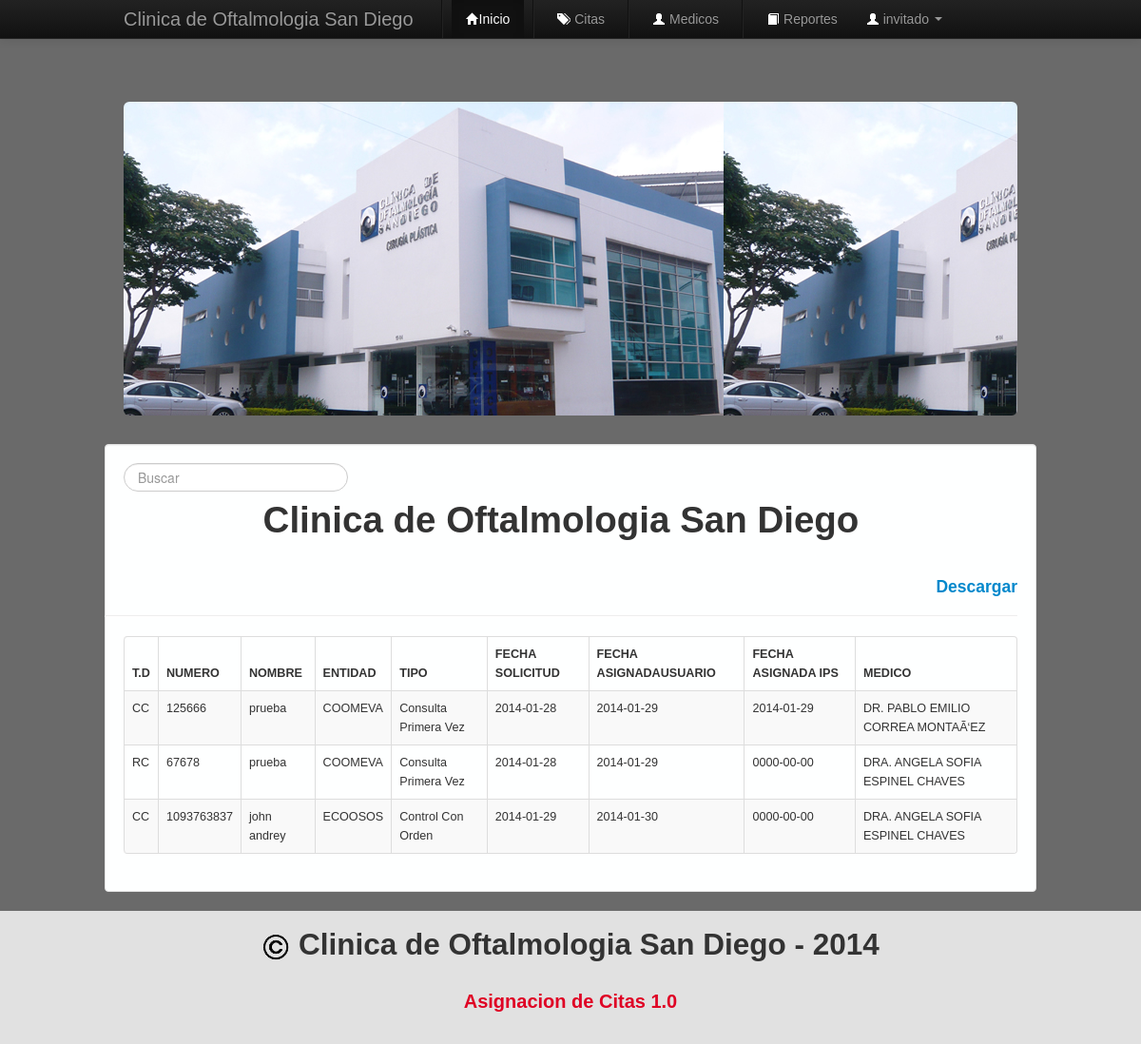
The app's page /menu.php?pagina=2 (signed in) with its own data.
### tables this page shows
CREATE TABLE IF NOT EXISTS `citas` (
  `id` int(11) NOT NULL AUTO_INCREMENT,
  `documento` varchar(20) NOT NULL,
  `numero` varchar(15) NOT NULL,
  `nombre` varchar(90) NOT NULL,
  `entidad` varchar(120) NOT NULL,
  `tipo` varchar(120) NOT NULL,
  `fechaSolicitud` date NOT NULL,
  `fechaAsignacionPaciente` date NOT NULL,
  `fechaAsignacionSistema` date NOT NULL,
  `observaciones` text NOT NULL,
  `doctor` int(11) NOT NULL,
  PRIMARY KEY (`id`),
  KEY `doctor` (`doctor`)
);

CREATE TABLE IF NOT EXISTS `medicos` (
  `idMedico` int(11) NOT NULL AUTO_INCREMENT,
  `nombreMedico` varchar(90) NOT NULL,
  PRIMARY KEY (`idMedico`)
);

### includes/funciones.php (the view, shortened to what this page needs)
<?php
  class funciones{
    public function verCitasInicio(){
        $cant_reg = 10;
        if(isset($_GET["pagina"])){
            $num_pag = $_GET["pagina"];
        }else{
            $num_pag = 1;
        }
        if(!$num_pag){
            $inicio = 0;
            $num_pag = 1;
        }else{
            $inicio = ($num_pag-1)*$cant_reg;
        }
        $resultado = mysql_query("SELECT * FROM citas,medicos WHERE citas.doctor=medicos.idMedico ORDER BY citas.id ASC LIMIT $inicio,$cant_reg");
        while($fila = mysql_fetch_array($resultado)){
            echo '<tr>
                    <td>'.$fila['documento'].'</td>
                    <td>'.$fila['numero'].'</td>
                    <td>'.$fila['nombre'].'</td>
                    <td>'.$fila['entidad'].'</td>
                    <td>'.$fila['tipo'].'</td>
                    <td>'.$fila['fechaSolicitud'].'</td>
                    <td>'.$fila['fechaAsignacionPaciente'].'</td>
                    <td>'.$fila['fechaAsignacionSistema'].'</td>
                    <td>'.$fila['nombreMedico'].'</td>
                </tr>';
        }
    }
  }
?>

### css/estilos.css (style rules this page uses)
* { margin: 0; padding: 0; font-family: Arial; }
body { background: rgba(7,7,7,0.6); padding-top: 60px; padding-bottom: 40px; }

### css/estilosMenu.css (style rules this page uses)
td { font-size: 0.9em; }

### records on screen
citas: documento "CC", numero "125666", nombre "prueba", entidad "COOMEVA", tipo "Consulta Primera Vez", fechaSolicitud "2014-01-28", fechaAsignacionPaciente "2014-01-29", fechaAsignacionSistema "2014-01-29", doctor.nombreMedico "DR. PABLO EMILIO CORREA MONTAÃ‘EZ"
citas: documento "RC", numero "67678", nombre "prueba", entidad "COOMEVA", tipo "Consulta Primera Vez", fechaSolicitud "2014-01-28", fechaAsignacionPaciente "2014-01-29", fechaAsignacionSistema "0000-00-00", doctor.nombreMedico "DRA. ANGELA SOFIA ESPINEL CHAVES"
citas: documento "CC", numero "1093763837", nombre "john andrey", entidad "ECOOSOS", tipo "Control Con Orden", fechaSolicitud "2014-01-29", fechaAsignacionPaciente "2014-01-30", fechaAsignacionSistema "0000-00-00", doctor.nombreMedico "DRA. ANGELA SOFIA ESPINEL CHAVES"

### other values on screen
$user "invitado"
